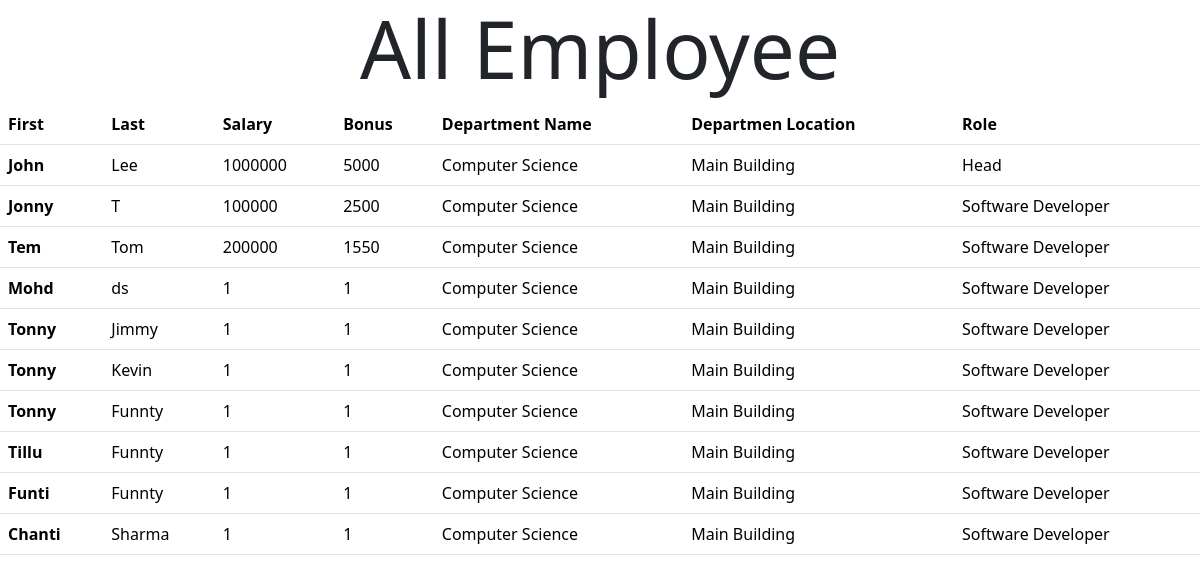
The app's page /all_emp with its own data.
### EmpApp/models.py (models this page shows, shortened)
class Employee(models.Model):
    first_name = models.CharField(max_length=100, null=False)
    last_name = models.CharField(max_length=100)
    salary = models.IntegerField(default=0)
    bonus = models.IntegerField(default=0)
    dept = models.ForeignKey(Department, on_delete=models.CASCADE)
    role = models.ForeignKey(Role, on_delete=models.CASCADE)

class Department(models.Model):
    name = models.CharField(max_length=100, null=False)
    location = models.CharField(max_length=100)

class Role(models.Model):
    name = models.CharField(max_length=100, null=False)

### EmpApp/views.py (the view)
# urls.py: path('all_emp', views.all_emp, name='all_emp'),
def all_emp(request):
    return render(request, 'all_emp.html', context=fetch_all_emp())

### EmpApp/views.py (called while the page is built)
def fetch_all_emp(emps=dict()):
    if not emps:
        emps = Employee.objects.all()
    context = {
        'emps': emps
    }
    return context

### EmpApp/templates/all_emp.html (shortened to what this page needs)
<!DOCTYPE html>
<html lang="en">
<head>
    <link href="https://cdn.jsdelivr.net/npm/bootstrap@5.3.2/dist/css/bootstrap.min.css" rel="stylesheet"
>
</head>
<body>
    <h1 class="text-center display-1">All Employee</h1>
    <table class="table">
        <thead>
            <tr>
                <th scope="col">First</th>
                <th scope="col">Last</th>
                <th scope="col">Salary</th>
                <th scope="col">Bonus</th>
                <th scope="col">Department Name</th>
                <th scope="col">Departmen Location</th>
                <th scope="col">Role</th>
            </tr>
        </thead>
        <tbody>
            {% for emp in emps %}
            <tr>
                <th scope="row">{{emp.first_name}}</th>
                <td>{{emp.last_name}}</td>
                <td>{{emp.salary}}</td>
                <td>{{emp.bonus}}</td>
                <td>{{emp.dept.name}}</td>
                <td>{{emp.dept.location}}</td>
                <td>{{emp.role.name}}</td>
            </tr>
            {% endfor %}
        </tbody>
    </table>
</body>
</html>

### records on screen
Employee: first_name "John", last_name "Lee", salary "1000000", bonus "5000", dept.name "Computer Science", dept.location "Main Building", role.name "Head"
Employee: first_name "Jonny", last_name "T", salary "100000", bonus "2500", dept.name "Computer Science", dept.location "Main Building", role.name "Software Developer"
Employee: first_name "Tem", last_name "Tom", salary "200000", bonus "1550", dept.name "Computer Science", dept.location "Main Building", role.name "Software Developer"
Employee: first_name "Mohd", last_name "ds", salary "1", bonus "1", dept.name "Computer Science", dept.location "Main Building", role.name "Software Developer"
Employee: first_name "Tonny", last_name "Jimmy", salary "1", bonus "1", dept.name "Computer Science", dept.location "Main Building", role.name "Software Developer"
Employee: first_name "Tonny", last_name "Kevin", salary "1", bonus "1", dept.name "Computer Science", dept.location "Main Building", role.name "Software Developer"
Employee: first_name "Tonny", last_name "Funnty", salary "1", bonus "1", dept.name "Computer Science", dept.location "Main Building", role.name "Software Developer"
Employee: first_name "Tillu", last_name "Funnty", salary "1", bonus "1", dept.name "Computer Science", dept.location "Main Building", role.name "Software Developer"
Employee: first_name "Funti", last_name "Funnty", salary "1", bonus "1", dept.name "Computer Science", dept.location "Main Building", role.name "Software Developer"
Employee: first_name "Chanti", last_name "Sharma", salary "1", bonus "1", dept.name "Computer Science", dept.location "Main Building", role.name "Software Developer"
